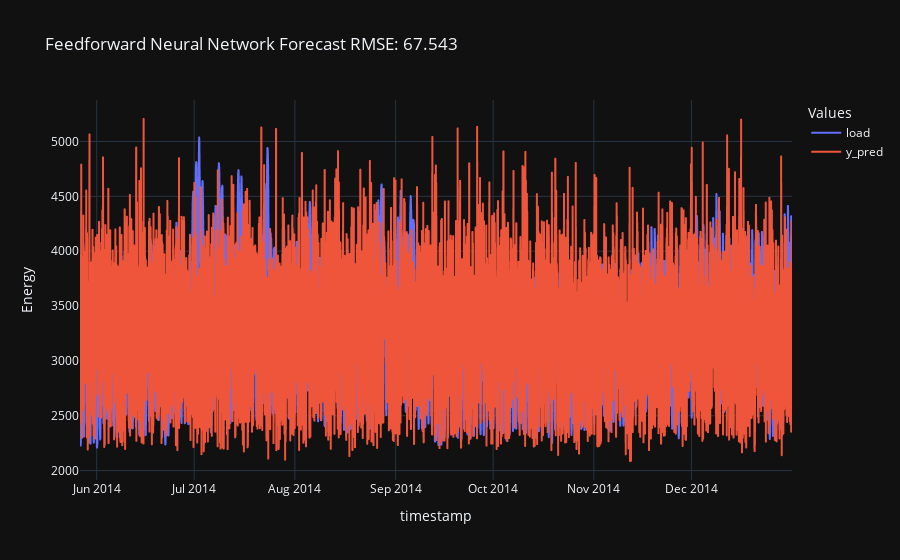

Write notebook code for a chart like this one.
### Code cell
# Evaluate and predict
y_pred = model.predict(X_test)
rmse = np.sqrt(np.mean((y_test - y_pred)**2))
print("RMSE:", rmse)

df_test = df.tail(X_test.shape[0]).copy()
df_test['y_pred'] = y_pred.flatten()

fig = px.line(df_test, x = df_test.index, y= ['load', 'y_pred'],
            labels={'value': 'Energy', 'variable': 'Values'},
            title=f'Feedforward Neural Network Forecast RMSE: {rmse:.3f}')
fig.show()

### Figure 1 — Plotly figure (JSON) as saved in the notebook; plotly's stock layout.template omitted (floating-point values rounded to 4 significant figures; data arrays with more than 128 entries replaced by an {"elided": "..."} marker saying what was removed)
{"data": [{"hovertemplate": "Values=load<br>timestamp=%{x}<br>Energy=%{y}<extra></extra>", "legendgroup": "load", "line": {"color": "#636efa", "dash": "solid"}, "marker": {"symbol": "circle"}, "mode": "lines", "name": "load", "showlegend": true, "type": "scattergl", "x": {"elided": "5259 str values"}, "xaxis": "x", "y": {"elided": "5259 float values"}, "yaxis": "y"}, {"hovertemplate": "Values=y_pred<br>timestamp=%{x}<br>Energy=%{y}<extra></extra>", "legendgroup": "y_pred", "line": {"color": "#EF553B", "dash": "solid"}, "marker": {"symbol": "circle"}, "mode": "lines", "name": "y_pred", "showlegend": true, "type": "scattergl", "x": {"elided": "5259 str values"}, "xaxis": "x", "y": {"elided": "5259 float values"}, "yaxis": "y"}], "layout": {"legend": {"title": {"text": "Values"}, "tracegroupgap": 0}, "title": {"text": "Feedforward Neural Network Forecast RMSE: 67.543"}, "xaxis": {"anchor": "y", "domain": [0, 1], "title": {"text": "timestamp"}}, "yaxis": {"anchor": "x", "domain": [0, 1], "title": {"text": "Energy"}}}}
